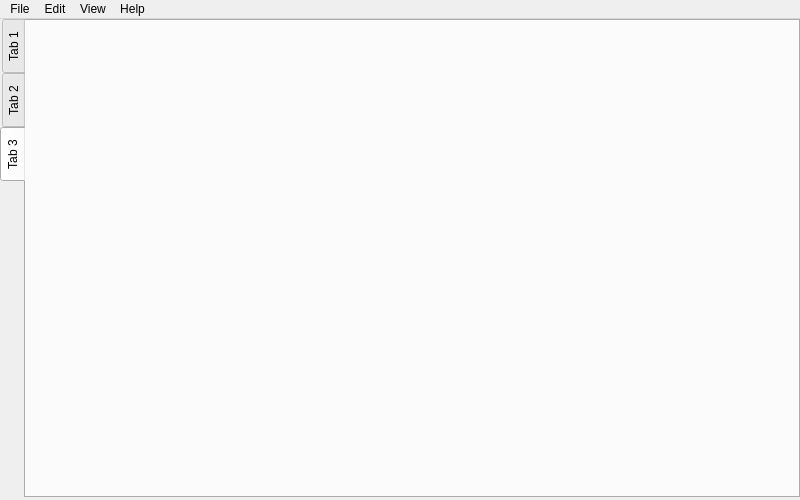
<?xml version="1.0" encoding="UTF-8"?>
<ui version="4.0">
 <class>VimToolsWindow</class>
 <widget class="QMainWindow" name="VimToolsWindow">
  <property name="geometry">
   <rect>
    <x>0</x>
    <y>0</y>
    <width>800</width>
    <height>500</height>
   </rect>
  </property>
  <property name="windowTitle">
   <string>VimToolsWindow</string>
  </property>
  <widget class="QWidget" name="centralwidget">
   <widget class="QWidget" name="mainpanel" native="true">
    <property name="geometry">
     <rect>
      <x>0</x>
      <y>0</y>
      <width>800</width>
      <height>478</height>
     </rect>
    </property>
    <widget class="QTabWidget" name="tabWidget">
     <property name="geometry">
      <rect>
       <x>0</x>
       <y>0</y>
       <width>800</width>
       <height>479</height>
      </rect>
     </property>
     <property name="tabPosition">
      <enum>QTabWidget::West</enum>
     </property>
     <property name="currentIndex">
      <number>2</number>
     </property>
     <widget class="QWidget" name="tab_4">
      <attribute name="title">
       <string>Tab 1</string>
      </attribute>
     </widget>
     <widget class="QWidget" name="tab_5">
      <attribute name="title">
       <string>Tab 2</string>
      </attribute>
     </widget>
     <widget class="QWidget" name="tab_3">
      <attribute name="title">
       <string>Tab 3</string>
      </attribute>
     </widget>
    </widget>
   </widget>
  </widget>
  <widget class="QMenuBar" name="menubar">
   <property name="enabled">
    <bool>true</bool>
   </property>
   <property name="geometry">
    <rect>
     <x>0</x>
     <y>0</y>
     <width>800</width>
     <height>22</height>
    </rect>
   </property>
   <widget class="QMenu" name="menuFile">
    <property name="title">
     <string>File</string>
    </property>
   </widget>
   <widget class="QMenu" name="menuEdit">
    <property name="title">
     <string>Edit</string>
    </property>
   </widget>
   <widget class="QMenu" name="menuView">
    <property name="title">
     <string>View</string>
    </property>
   </widget>
   <widget class="QMenu" name="menuHelp">
    <property name="title">
     <string>Help</string>
    </property>
   </widget>
   <addaction name="menuFile"/>
   <addaction name="menuEdit"/>
   <addaction name="menuView"/>
   <addaction name="menuHelp"/>
  </widget>
 </widget>
 <resources/>
 <connections/>
</ui>
